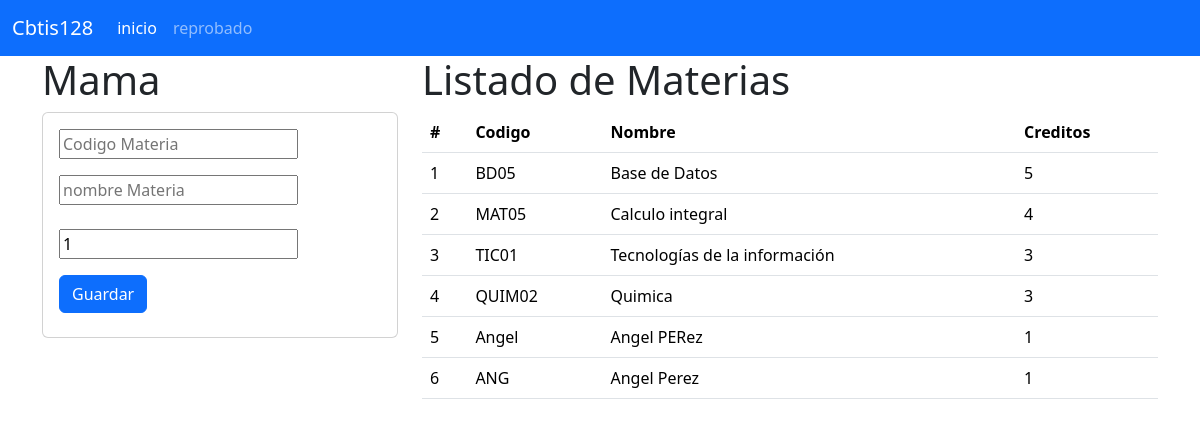
The page / on the database its author committed.
### materia_app/models.py (models this page shows, shortened)
class Materia(models.Model):
    codigo= models.CharField(primary_key=True,max_length=6)
    nombre = models.CharField(max_length=100)
    creditos=  models.PositiveSmallIntegerField()

### materia_app/views.py (the view)
# urls.py: path('',views.inicio_vistas,name='gestionarMateria.html'),
def inicio_vistas(request):
    lasmaterias=Materia.objects.all()
    return render(request,'gestionarMateria.html',{'mismaterias':lasmaterias})

### materia_app/templates/gestionarMateria.html
{% extends "base.html" %}
{% block cuerpo %}
<div class="row">
  <div class="col-sm-12 col-md-4 col-lg-4 col-xl-4">
    <h1> Mama</h1>
    <div class="card">
      <div class="card-body">
        <form action="registrarMateria/" method="POST"> {% csrf_token %}
          <div class="form-group">
            <input type="text" id="txtcodigo" name="txtcodigo" placeholder="Codigo Materia" minlength="1" maxlength="6" required>
          </div>
          <div class="form-group py-3">
            <input type="text" id="txtnombre" name="txtnombre" placeholder="nombre Materia" maxlength="100" required>
          </div>
          <div class="form-group py-2">
            <input type="text" id="numcreditos" name="numcreditos" min="1" max="9" value="1" required>
          </div>
          <div class="form-group py-2">
            <button type="submit" class="btn btn-primary">Guardar</button>
          </div>
        </form>
      </div>
    </div>
  </div>
  <div class="col-sm-12 col-md-8 col-lg-8 col-xl-8">
    <h1> Listado de Materias</h1>
    <table class="table">
      <thead>
        <tr>
          <th scope="col">#</th>
          <th scope="col">Codigo</th>
          <th scope="col">Nombre</th>
          <th scope="col">Creditos</th>
        </tr>
      </thead>
      <tbody>
        {% for m in mismaterias  %}
        <tr>
          <td>{{forloop.counter}}</td>
          <td>{{m.codigo}}</td>
          <td>{{m.nombre}}</td>
          <td>{{m.creditos}}</td>
      </tr>
        {% endfor %}
      </tbody>
    </table>
  </div>
</div>
{% endblock %}

### materia_app/templates/base.html (shortened to what this page needs)
<!doctype html>
<html lang="es">
  <head>
    <link href="https://cdn.jsdelivr.net/npm/bootstrap@5.3.3/dist/css/bootstrap.min.css" rel="stylesheet">
  </head>
  <body>
<nav class="navbar navbar-expand-lg bg-primary" data-bs-theme="dark">
<div class="container-fluid">
    <a class="navbar-brand" href="#">Cbtis128</a>
    <div class="collapse navbar-collapse" id="navbarNav">
    <ul class="navbar-nav">
        <li class="nav-item">
        <a class="nav-link active" aria-current="page" href="#">inicio</a>
        </li>
        <li class="nav-item">
        <a class="nav-link" href="#">reprobado</a>
        </li>
    </ul>
    </div>
</div>
</nav>
    <div class="container">
        {% block cuerpo %}
        {% endblock %}
    </div>
  </body>
</html>

### rows shown on the page
Materia: codigo "BD05", nombre "Base de Datos", creditos "5"
Materia: codigo "MAT05", nombre "Calculo integral", creditos "4"
Materia: codigo "TIC01", nombre "Tecnologías de la información", creditos "3"
Materia: codigo "QUIM02", nombre "Quimica", creditos "3"
Materia: codigo "Angel", nombre "Angel PERez", creditos "1"
Materia: codigo "ANG", nombre "Angel Perez", creditos "1"
